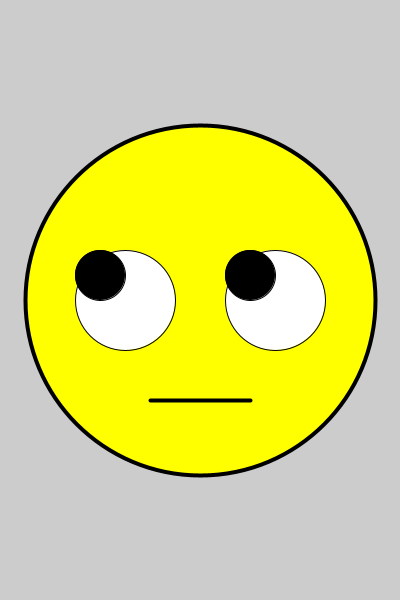
Frame 1 (no input)
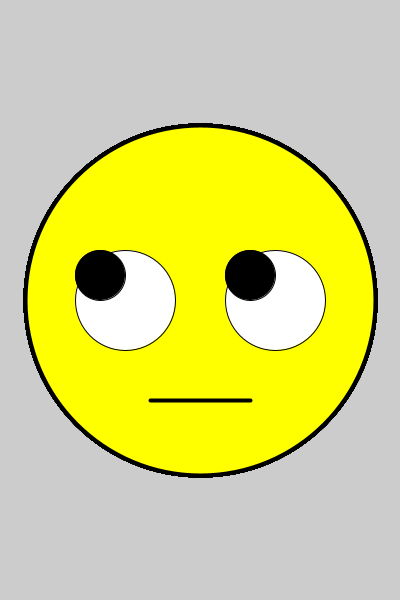
Frame 60 (the mouse pressed at the canvas centre just before this capture)
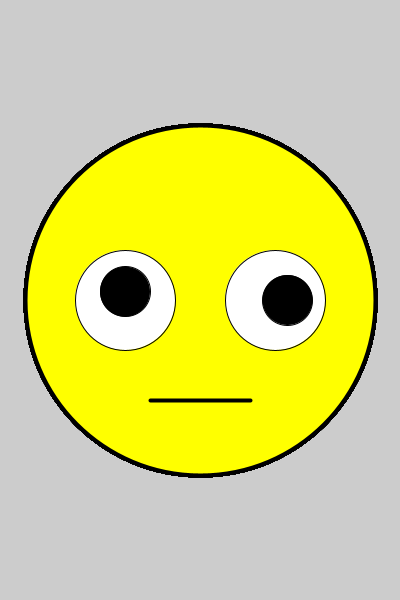
Frame 120 (the mouse held since frame 60 and released just before this capture)

The Processing sketch that drew these frames (run headless with seeded random() and noise(); from frame 60 on, the mouse is pressed at the canvas centre):

// Processing sketch: processing_95730
// ── processing_95730.pde

float leftEyeX = 125;
float leftEyeY = 300;
float rightEyeX = 275;
float rightEyeY = 300;
//pupils
float leftPupilX = 125;
float leftPupilY = 300;
float rightPupilX = 275;
float rightPupilY = 300;



void setup () {
  size (400, 600);
}

void draw () {
  strokeWeight(4);
  fill (255, 255, 0);
  ellipse (width/2, height/2, 350, 350);
  line(150, 400, 250, 400);
  
  fill(255, 255, 255);
  strokeWeight(1);
  ellipse (leftEyeX, leftEyeY, 100, 100);
  ellipse (rightEyeX, rightEyeY, 100, 100);
  
  //(where it starts, where it can go(2), where you want it to go(2))
  leftPupilX = map(mouseX, 0, width, leftEyeX-25, leftEyeX+25);
  rightPupilX = map(mouseY, 0, width, rightEyeX-25, rightEyeX+25);
  leftPupilY = map(mouseX, 0, height, leftEyeY-25, leftEyeY+25);
  rightPupilY = map(mouseY, 0, height, rightEyeY-25, rightEyeY+25);
  
  fill(0);
  ellipse(leftPupilX, leftPupilY, 50, 50);
  ellipse(rightPupilX, rightPupilY, 50, 50);
}
